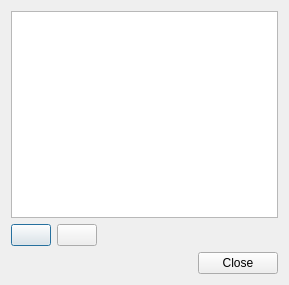
<?xml version="1.0" encoding="UTF-8"?>
<ui version="4.0">
 <class>DialogTableAjouterSalle</class>
 <widget class="QDialog" name="DialogTableAjouterSalle">
  <property name="geometry">
   <rect>
    <x>0</x>
    <y>0</y>
    <width>289</width>
    <height>285</height>
   </rect>
  </property>
  <property name="windowTitle">
   <string>Gestion des salles</string>
  </property>
  <layout class="QVBoxLayout" name="verticalLayout">
   <item>
    <widget class="QTableView" name="salles"/>
   </item>
   <item>
    <layout class="QHBoxLayout" name="ajouterSupprimer">
     <item>
      <widget class="QPushButton" name="boutonAjouter">
       <property name="icon">
        <iconset resource="ressources.qrc">
         <normaloff>:/icones/ajouter</normaloff>:/icones/ajouter</iconset>
       </property>
      </widget>
     </item>
     <item>
      <widget class="QPushButton" name="boutonSupprimer">
       <property name="icon">
        <iconset resource="ressources.qrc">
         <normaloff>:/icones/supprimer</normaloff>:/icones/supprimer</iconset>
       </property>
      </widget>
     </item>
     <item>
      <spacer name="horizontalSpacer">
       <property name="orientation">
        <enum>Qt::Horizontal</enum>
       </property>
       <property name="sizeHint" stdset="0">
        <size>
         <width>40</width>
         <height>20</height>
        </size>
       </property>
      </spacer>
     </item>
    </layout>
   </item>
   <item>
    <widget class="QDialogButtonBox" name="boutons">
     <property name="orientation">
      <enum>Qt::Horizontal</enum>
     </property>
     <property name="standardButtons">
      <set>QDialogButtonBox::Close</set>
     </property>
    </widget>
   </item>
  </layout>
 </widget>
 <resources>
  <include location="ressources.qrc"/>
 </resources>
 <connections>
  <connection>
   <sender>boutons</sender>
   <signal>clicked(QAbstractButton*)</signal>
   <receiver>DialogTableAjouterSalle</receiver>
   <slot>accept()</slot>
   <hints>
    <hint type="sourcelabel">
     <x>144</x>
     <y>262</y>
    </hint>
    <hint type="destinationlabel">
     <x>144</x>
     <y>142</y>
    </hint>
   </hints>
  </connection>
  <connection>
   <sender>boutonAjouter</sender>
   <signal>pressed()</signal>
   <receiver>DialogTableAjouterSalle</receiver>
   <slot>ajouter()</slot>
   <hints>
    <hint type="sourcelabel">
     <x>32</x>
     <y>224</y>
    </hint>
    <hint type="destinationlabel">
     <x>144</x>
     <y>142</y>
    </hint>
   </hints>
  </connection>
  <connection>
   <sender>boutonSupprimer</sender>
   <signal>pressed()</signal>
   <receiver>DialogTableAjouterSalle</receiver>
   <slot>supprimer()</slot>
   <hints>
    <hint type="sourcelabel">
     <x>84</x>
     <y>224</y>
    </hint>
    <hint type="destinationlabel">
     <x>144</x>
     <y>142</y>
    </hint>
   </hints>
  </connection>
 </connections>
 <slots>
  <slot>ajouter()</slot>
  <slot>supprimer()</slot>
 </slots>
</ui>
